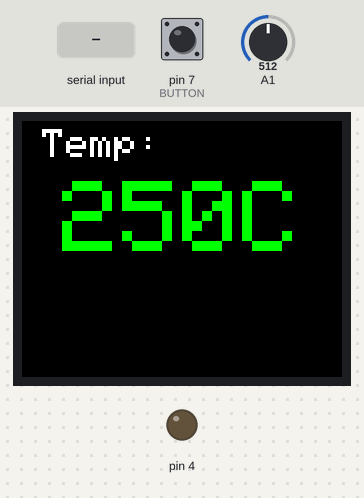
A sketch run on a simulated Arduino Uno, built with avr-gcc and run on an emulated ATmega328P. Parts: 160×128 colour display, output pins drawn as LEDs (lit = HIGH). The inputs (shaded band) are chosen by the test bench; at power-on: pin 7 (BUTTON) LOW, A1 = 512. What the sketch prints to the serial monitor is not drawn.

Above: at 1.2 s.
1.3 s: "t" received over Serial
At 2.2 s:
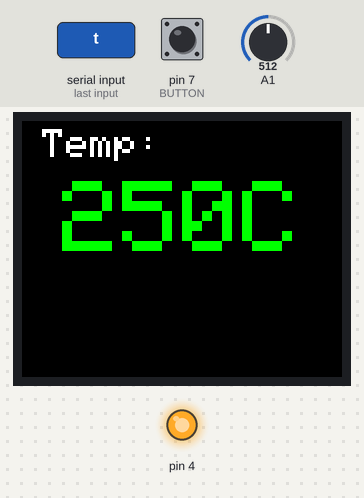
Timing chart, 0 to 4.3 s (numbered marks = the images above; inputs shaded):
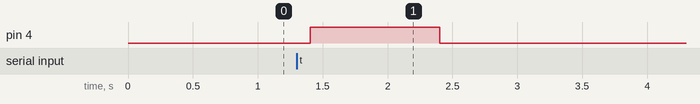

Measured:
- after the input at 1.3 s, pin 4: LOW → HIGH after 0.10 s, → LOW 1.0 s later

The sketch:

sketch_temp_serial_json.ino
```cpp
#include <Led.h>
#include <TFT.h>
#include <SPI.h>

#define cs   10
#define dc   9
#define rst  8

#define LCDBUFF 256

TFT TFTscreen = TFT(cs, dc, rst);
int val0 = 0;

Led* led = new Led(4);
const int BUTTON = 7;

int preStatus = LOW;

long int nextTempTime;
long int tempInterval = 60000 * 60;

long int nextLcdTime;
long int lcdInterval = 1000;

void setup() {
  // put your setup code here, to run once:
  Serial.begin(115200);
//  Serial.begin(9800);

  TFTscreen.begin();
  TFTscreen.background(0, 0, 0);

  TFTscreen.stroke(255,255,255);
  TFTscreen.setTextSize(2);
  TFTscreen.text("Temp:\n ",10,4);

  TFTscreen.setTextSize(5);

  sendSensorValue();

  nextTempTime = millis() + tempInterval;
  nextLcdTime = millis() + lcdInterval;
}


void loop() {
  // 温度を取得し計算する
  int nowStatus = digitalRead(BUTTON);
  if (nowStatus == HIGH && preStatus == LOW){
    sendSensorValue();
  }
  preStatus = nowStatus;

  if (nextTempTime < millis()){
    nextTempTime += tempInterval;
    sendSensorValue();
  }

  if (Serial.available() > 0){
    delay(100); //データ受信しきるまで待つ
    char command = Serial.read();
    if (command == 't'){
      sendSensorValue();
      Serial.flush();
    }else{
      char msgBuff[LCDBUFF];
      memset(msgBuff,0,LCDBUFF);
      int i = 0;
      char readByte;
      while(( readByte = Serial.read()) > 0){
        msgBuff[i++] = readByte;
        if (i > LCDBUFF) { break; }
      }
      showMsgLCD(msgBuff);
    }
    led->on();
    nextLcdTime = millis() + lcdInterval;
  }else{
    if (nextLcdTime < millis()){
      led->off();
      nextLcdTime = 0;
    }
  }
}

int temp = 0;
float temp_val = 0;
int light = 0;
void sendSensorValue(){
  temp_val = analogRead(1);
  temp = ((5*temp_val) / 1024) * 100;

//  light = analogRead(3);

  sendTempSerial(temp);
  showTempToLCD(temp);
//  showLightToLCD(light);
}

char trans[50];
void sendSerial(long int temp, long int light){
    // シリアルからのデータ送信
  memset(trans, 0, 50);
  char *json = &trans[0];

  // 送信用のJSONデータの作成
  sprintf(json, "{\"msg\": \"Temp %ld. Light %ld\" }",temp, light);
  Serial.println(json);
}

void sendTempSerial(int temp){
    // シリアルからのデータ送信
  memset(trans, 0, 50);
  char *json = &trans[0];

  // 送信用のJSONデータの作成
  sprintf(json, "{\"temp\": \"%d\" }",temp);
  Serial.println(json);
}

char lcdTempBuffer[20];
void showTempToLCD(int temp){
  TFTscreen.setTextSize(5);
  TFTscreen.stroke(0,0,0);
  TFTscreen.text(lcdTempBuffer, 20, 30);

  sprintf(lcdTempBuffer, "%dC",temp);

  // set the font color
  TFTscreen.stroke(0,255,0);
  // print the sensor value
  TFTscreen.text(lcdTempBuffer, 20, 30);
}

char lcdLightBuffer[20];
void showLightToLCD(long int light){
  TFTscreen.setTextSize(2);
  TFTscreen.stroke(0,0,0);
  TFTscreen.text(lcdLightBuffer, 20, 80);

  sprintf(lcdLightBuffer, "Light: %ld",light);

  // set the font color
  TFTscreen.stroke(255,0,0);
  // print the sensor value
  TFTscreen.text(lcdLightBuffer, 20, 80);
}

char lcdMsgBuffer[LCDBUFF] = "\0";
void showMsgLCD(char * msg){
  TFTscreen.setTextSize(1);
  TFTscreen.stroke(0,0,0);
  TFTscreen.text(lcdMsgBuffer, 20, 110);

  strcpy(lcdMsgBuffer, msg);

  // set the font color
  TFTscreen.stroke(0,0,255);
  // print the sensor value
  TFTscreen.text(lcdMsgBuffer, 20, 110);
}
```
